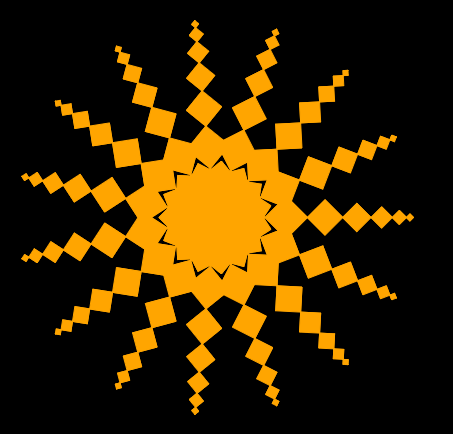

Python code for this plot:
from turtle import *
tom = Turtle()
tom.shape('turtle')
tom.speed(100)
tom.color ('orange')


def square(side):
	tom.begin_fill()
	for i in range (4):
		tom.lt(90)
		tom.fd(side)
	tom.end_fill()

def samp():
    side=40
    while side>0:
        tom.lt(45)
        square(side)
        side=side-5
        tom.penup()
        tom.rt(45)
        v=(side**2+side**2)**0.5
        tom.fd(v)
        tom.pd()
    tom.hideturtle()	
    
for k in range (15):
    samp()
    tom.goto(0,0)
    tom.lt(360.0/15)
